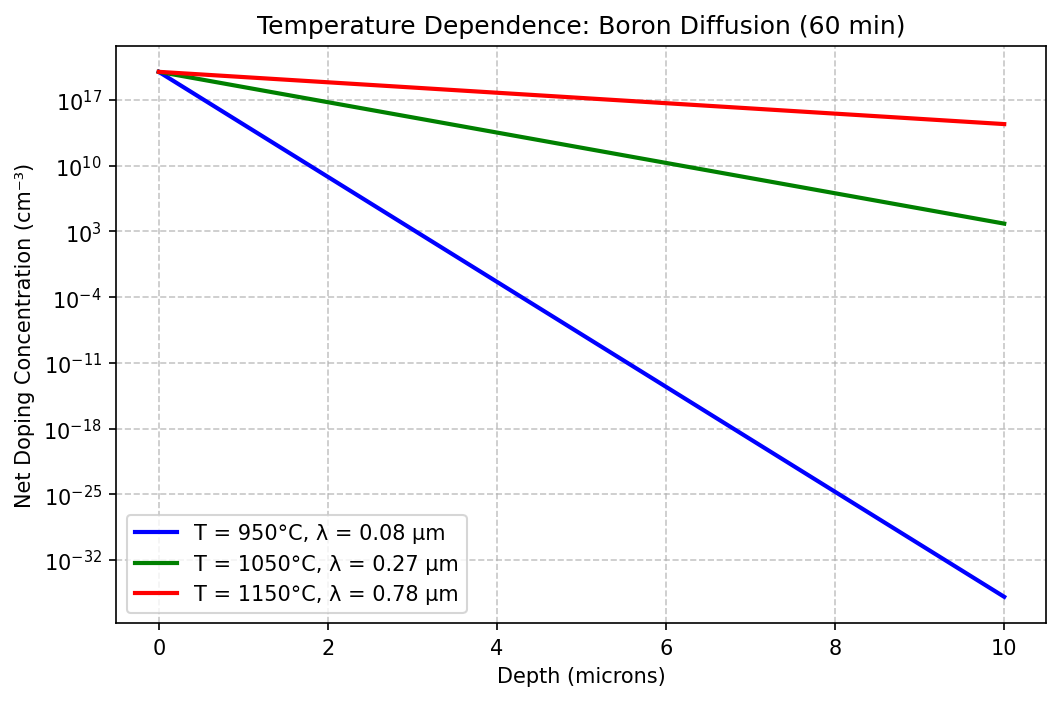

Here is the Python script that generated this plot:
import devsim
import numpy as np
import matplotlib
matplotlib.use('Agg')
import matplotlib.pyplot as plt

D0 = 0.76          # cm²/s for Boron in Si
Ea = 3.46          # eV
k = 8.617e-5
t_diffusion = 3600   # 60 min

temperatures_K = [1223, 1323, 1423]   # 950, 1050, 1150°C
labels = ['T = 950°C', 'T = 1050°C', 'T = 1150°C']
colors = ['blue', 'green', 'red']

plt.figure(figsize=(8,5))

for T, label, color in zip(temperatures_K, labels, colors):
    D = D0 * np.exp(-Ea / (k * T))
    λ_cm = np.sqrt(4 * D * t_diffusion)   # characteristic length in cm
    λ_um = λ_cm * 1e4
    mesh_name = f"temp_mesh_{T}"
    device_name = f"temp_device_{T}"
    
    devsim.create_1d_mesh(mesh=mesh_name)
    devsim.add_1d_mesh_line(mesh=mesh_name, pos=0.0, ps=1e-6, tag="surface")
    devsim.add_1d_mesh_line(mesh=mesh_name, pos=1e-3, ps=1e-5, tag="bottom")
    devsim.add_1d_contact(mesh=mesh_name, name="surface", tag="surface", material="metal")
    devsim.add_1d_contact(mesh=mesh_name, name="bottom", tag="bottom", material="metal")
    devsim.add_1d_region(mesh=mesh_name, material="Si", region="silicon", tag1="surface", tag2="bottom")
    devsim.finalize_mesh(mesh=mesh_name)
    devsim.create_device(mesh=mesh_name, device=device_name)
    
    devsim.node_model(device=device_name, region="silicon", name="NetDoping",
                      equation=f"1e20 * exp(-x / {λ_cm:.6e})")
    
    x_cm = devsim.get_node_model_values(device=device_name, region="silicon", name="x")
    doping = devsim.get_node_model_values(device=device_name, region="silicon", name="NetDoping")
    x_um = np.array(x_cm) * 1e4
    doping_arr = np.array(doping)
    plt.semilogy(x_um, doping_arr, color=color, linewidth=2,
                 label=f'{label}, λ = {λ_um:.2f} µm')
    
    devsim.delete_device(device=device_name)
    devsim.delete_mesh(mesh=mesh_name)

plt.xlabel("Depth (microns)")
plt.ylabel("Net Doping Concentration (cm⁻³)")
plt.title("Temperature Dependence: Boron Diffusion (60 min)")
plt.grid(True, which='both', linestyle='--', alpha=0.7)
plt.legend()
plt.savefig("temp_boron.png", dpi=150, bbox_inches='tight')
print("Saved: temp_boron.png")
